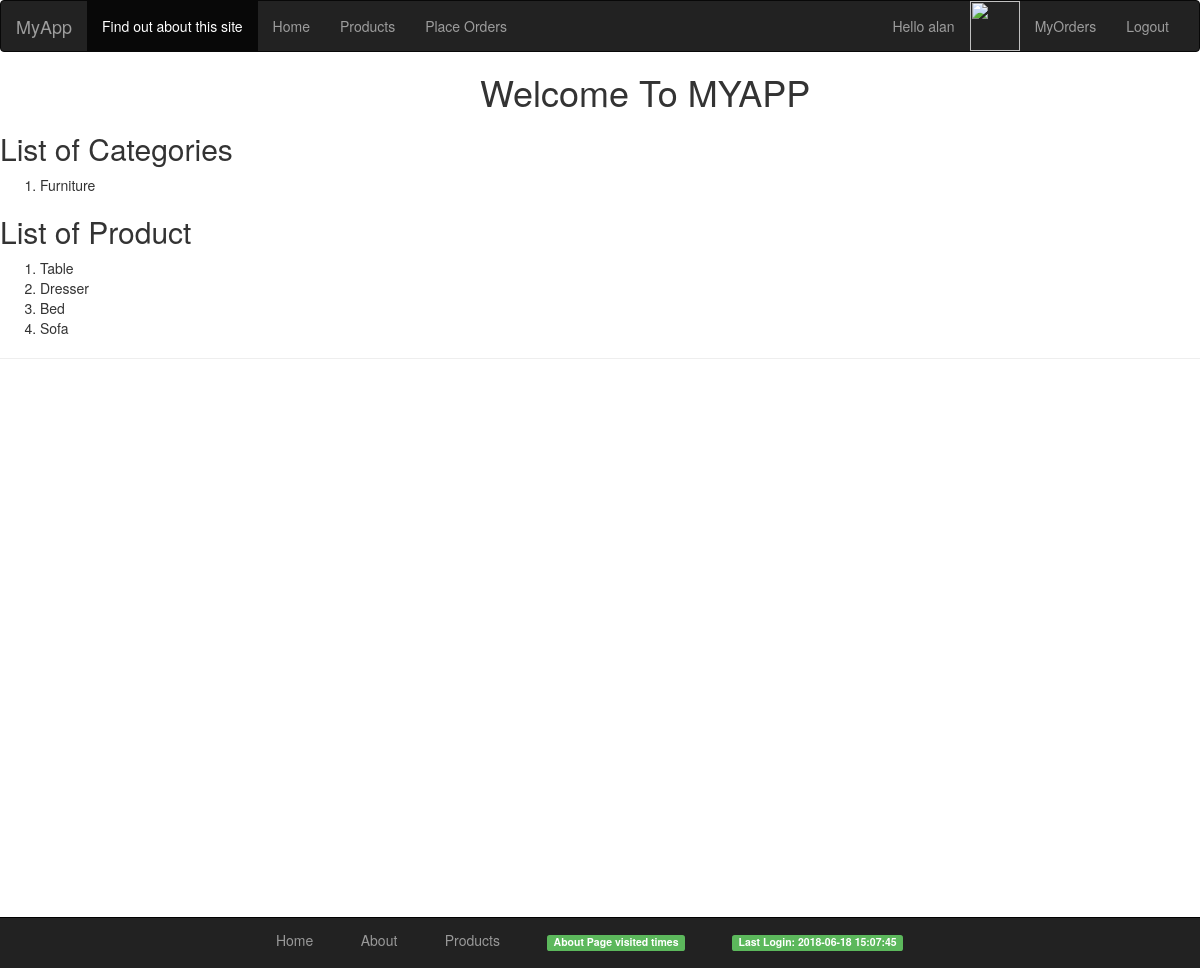
Page /myapp/cat_no/1/ (signed in) on the committed database.
### myapp/models.py (models this page shows, shortened)
class Category(models.Model):
    name = models.CharField(max_length=200)
    warehouse = models.CharField(max_length=300, default='windsor')
    def __str__(self):
        return self.name

class Product(models.Model):
    category = models.ForeignKey(Category, related_name='products', on_delete=models.CASCADE)
    name = models.CharField(max_length=200)
    price = models.DecimalField(max_digits=10, decimal_places=2)
    stock = models.PositiveIntegerField(default=100)
    available = models.BooleanField(default=True)
    description = models.TextField(blank=True)
    interested = models.PositiveIntegerField(default=0)

### myapp/views.py (the view)
def detail(request, cat_no):
    if request.user.is_authenticated:
        testuser = request.user
    else:
        testuser = ""
    get_object_or_404(Category, id=cat_no)  # page not found error if cat_no is not found
    try:
        category = Category.objects.get(id=cat_no)  #query to get category name with the id passed in cat_no
        product = Product.objects.filter(category=cat_no) #query to get list of product name with the id passed in cat_no
        response = HttpResponse()  #HTTPResponse
        cat_name = '<p>' + 'Category Name: ' + str(category.name) +'</p>'
        warehouse_name = '<p>' + 'Warehouse Name: ' + str(category.warehouse) + '</p>'
        response.write(cat_name)
        response.write(warehouse_name)
        for prod in product:
            product_name = '<p>' + 'Product Name: ' + str(prod.name) + '</p>'
            response.write(product_name)
        return render(request, 'myapp/detail.html', {'cat_name': category, 'product': product, 'testuser': testuser})
    except (KeyError, Category.DoesNotExist):
        print("Page not found (404)")

### templates/myapp/detail.html
{% extends 'myapp/base.html' %}
{% block body_block %}
    {% if cat_name %}
        <h2>List of Categories</h2>
        <ol>
            <li> {{cat_name}} </li>
        </ol>
    {% else %}
        <strong>There are no available categories!</strong>
    {% endif %}
    {% if product %}
        <h2>List of Product </h2>
        <ol>
            {% for prod in product %}
                <li> {{ prod.name}} </li>
            {% endfor %}
        </ol>
    {% else %}
        <strong>There are no available Products!</strong>
    {% endif %}
{% endblock %}

### templates/myapp/base.html (shortened to what this page needs)
<!DOCTYPE html>
<html>
    <head>
    {% load staticfiles %}
        <link rel="stylesheet" type="text/css" href="{% static 'myapp/style.css' %}" />
    <link rel ="stylesheet" type="text/css" href="https://maxcdn.bootstrapcdn.com/bootstrap/3.3.7/css/bootstrap.min.css" />
    </head>
    <body>
    <nav class="navbar navbar-inverse">
  <div class="container-fluid">
    <div class="navbar-header">
      <a class="navbar-brand" href="{% url 'myapp:index' %}">MyApp</a>
    </div>
    <div class="collapse navbar-collapse" id="bs-example-navbar-collapse-1">
      <ul class="nav navbar-nav">
        <li class="active"><a href="{% url 'myapp:about' %}">Find out about this site</a></li>
        <li><a href = "{% url 'myapp:index' %}">Home </a></li>
        <li><a href = "{% url 'myapp:products' %}">Products </a></li>
          <li><a href = "{% url 'myapp:place order' %}">Place Orders </a></li>
      </ul>
      <ul class="nav navbar-nav navbar-right">
        <li>
            {% if testuser %}
                <a href="#"> Hello {{testuser.username }}</a>
                <li><img src="{{ testuser.client.picture }}" height="50" width="50" /></li>
                <li> <a href="{% url 'myapp:myorders' %}">MyOrders</a> </li>
                <li> <a href="{% url 'myapp:logout' %}">Logout</a> </li>
            {% else %}
               <li> <a href="{% url 'myapp:login' %}" >Login</a></li>
        {% endif %}
      </ul>
    </div>
  </div>
</nav>
        <div>
            <h1 style="margin-left: 40%;">Welcome To MYAPP</h1>
            {% block body_block %}*** {% endblock %}
        </div>
        <hr />
    <footer style="z-index: 2">
  <div class="container">
    <p>
        <ul class="footerbar">
                <li class="footerli"><a href = "{% url 'myapp:index' %}">Home</a></li>
                <li class="footerli"><a href = "{% url 'myapp:about' %}">About</a></li>
                 <li class="footerli"><a href = "{% url 'myapp:products' %}">Products</a><br/></li>
                <li class="footerli"><label class="label label-success" style="float: right;"> About Page visited {{ request.COOKIES.about_visits}} times</label></li>
                <li class="footerli"><label class="label label-success" style="float: right;"> Last Login: {{ request.session.last_login}} </label></li>
        </ul>
    </p>
  </div>
</footer>
    </body>
</html>

### myapp/static/myapp/style.css (style rules this page uses)
body { background-color: aqua; color: black; }

### templates/myapp/base.html (style rules this page uses)
html, body { height: 110%; }
ul.footerbar { display: block; list-style-type: none; }
li.footerli { padding-left: 5%; display: inline-flex; }
footer { position: fixed; width: 100%; color: #666; background: #222; padding: 2px 0 2px 0; border-top: 1px solid #000; bottom: 0; overflow: hidden; margin-top: 10%; }
footer a { color: #999; }
.container { max-width: 940px; }

### rows in the picture
Category: name "Furniture"
Product: name "Table"
Product: name "Dresser"
Product: name "Bed"
Product: name "Sofa"

### other values in the picture
{{ testuser.username }} "alan"
{{ request.session.last_login }} "2018-06-18 15:07:45"
